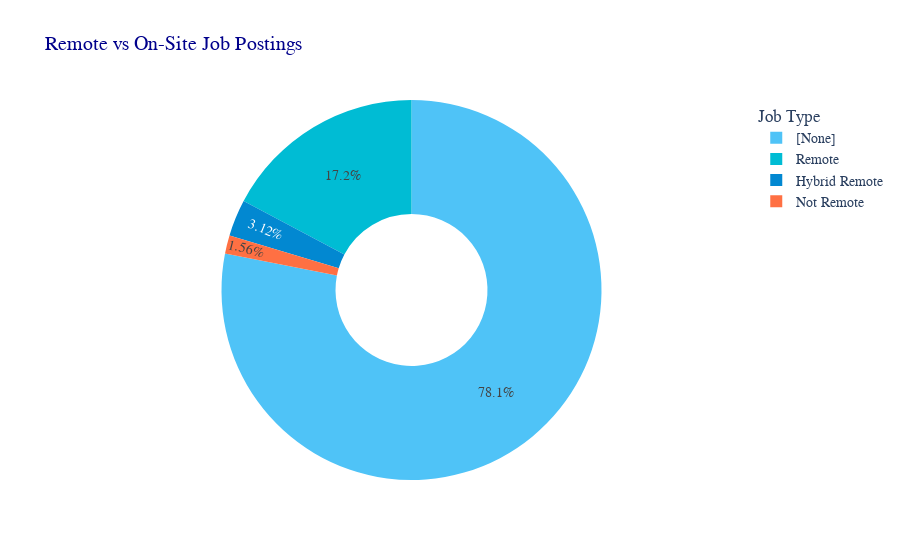

The cell this chart's notebook holds for it:
### Markdown cell above
# Remote vs On-Site Job Postings
- Compare the proportion of remote and on-site job postings.
- **Aggregate Data**
  - Count job postings by **remote type (`REMOTE_TYPE_NAME`)**.
- **Visualize results**
  - Create a **pie chart** where:
    - **Labels** = `REMOTE_TYPE_NAME`
    - **Values** = `Job Count`
  - Apply custom colors and font styles.
- **Explanation:** Write two sentences about what the graph reveals.

### Code cell
# Your code for 5th question here
remote_counts = (
    df.filter(col("REMOTE_TYPE_NAME").isNotNull())
      .groupBy("REMOTE_TYPE_NAME")
      .agg(count("*").alias("JOB_COUNT"))
)

pdf = remote_counts.toPandas()

fig = px.pie(
    pdf,
    names="REMOTE_TYPE_NAME",
    values="JOB_COUNT",
    title="Remote vs On-Site Job Postings",
    color_discrete_sequence=['#4FC3F7', '#00BCD4', '#0288D1', '#FF7043'],
    hole=0.4  
)

fig.update_layout(
    font=dict(family="Times New Roman", size=14),
    title_font=dict(family="Times New Roman", size=20, color="darkblue"),
    plot_bgcolor="white",
    legend_title_text="Job Type"
)

fig.show()

### Figure 1 — Plotly figure (JSON) as saved in the notebook; plotly's stock layout.template omitted (floating-point values rounded to 4 significant figures)
{"data": [{"domain": {"x": [0, 1], "y": [0, 1]}, "hole": 0.4, "hovertemplate": "REMOTE_TYPE_NAME=%{label}<br>JOB_COUNT=%{value}<extra></extra>", "labels": ["Remote", "[None]", "Not Remote", "Hybrid Remote"], "legendgroup": "", "name": "", "showlegend": true, "type": "pie", "values": [12499, 56584, 1133, 2260]}], "layout": {"font": {"family": "Times New Roman", "size": 14}, "legend": {"title": {"text": "Job Type"}, "tracegroupgap": 0}, "piecolorway": ["#4FC3F7", "#00BCD4", "#0288D1", "#FF7043"], "plot_bgcolor": "white", "title": {"font": {"color": "darkblue", "family": "Times New Roman", "size": 20}, "text": "Remote vs On-Site Job Postings"}}}
